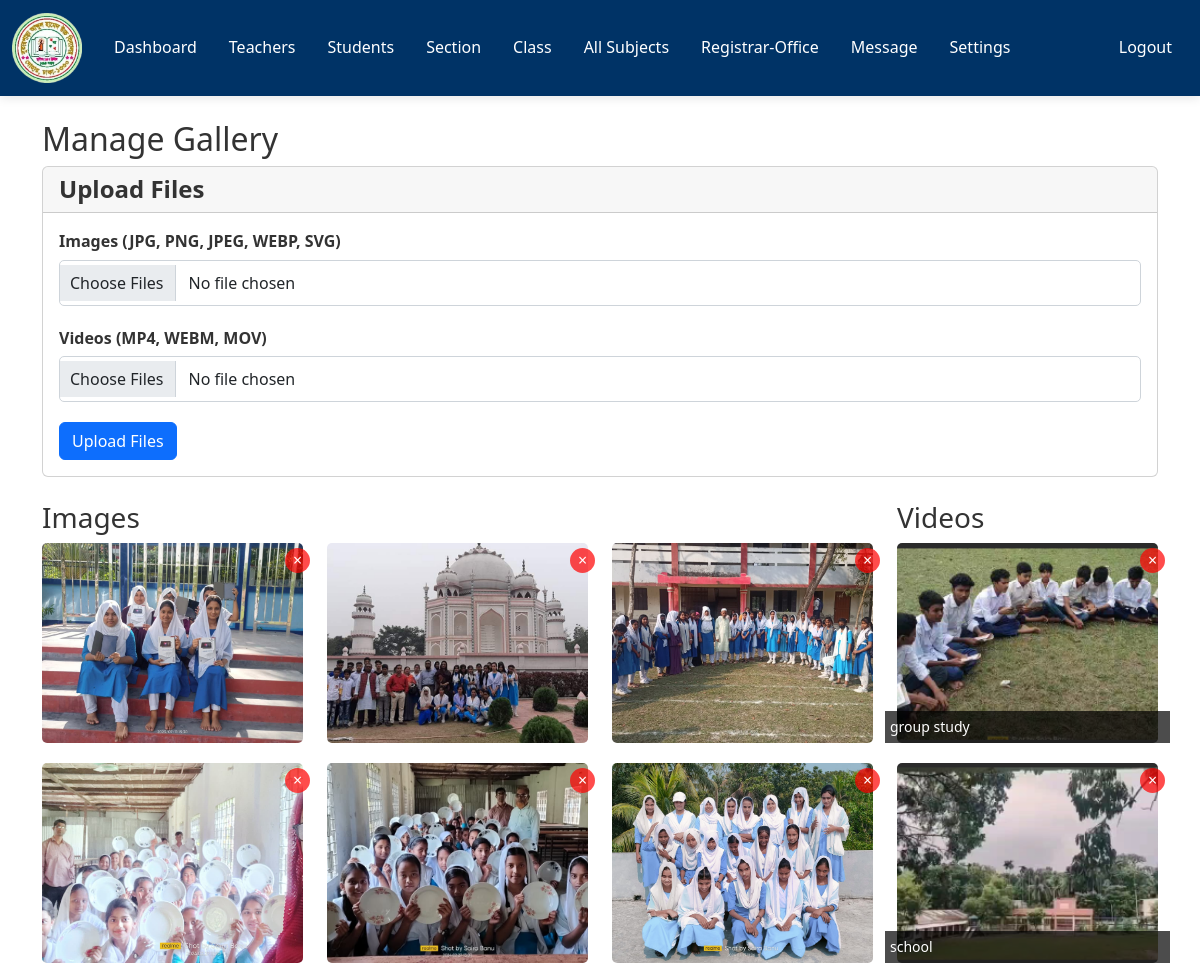
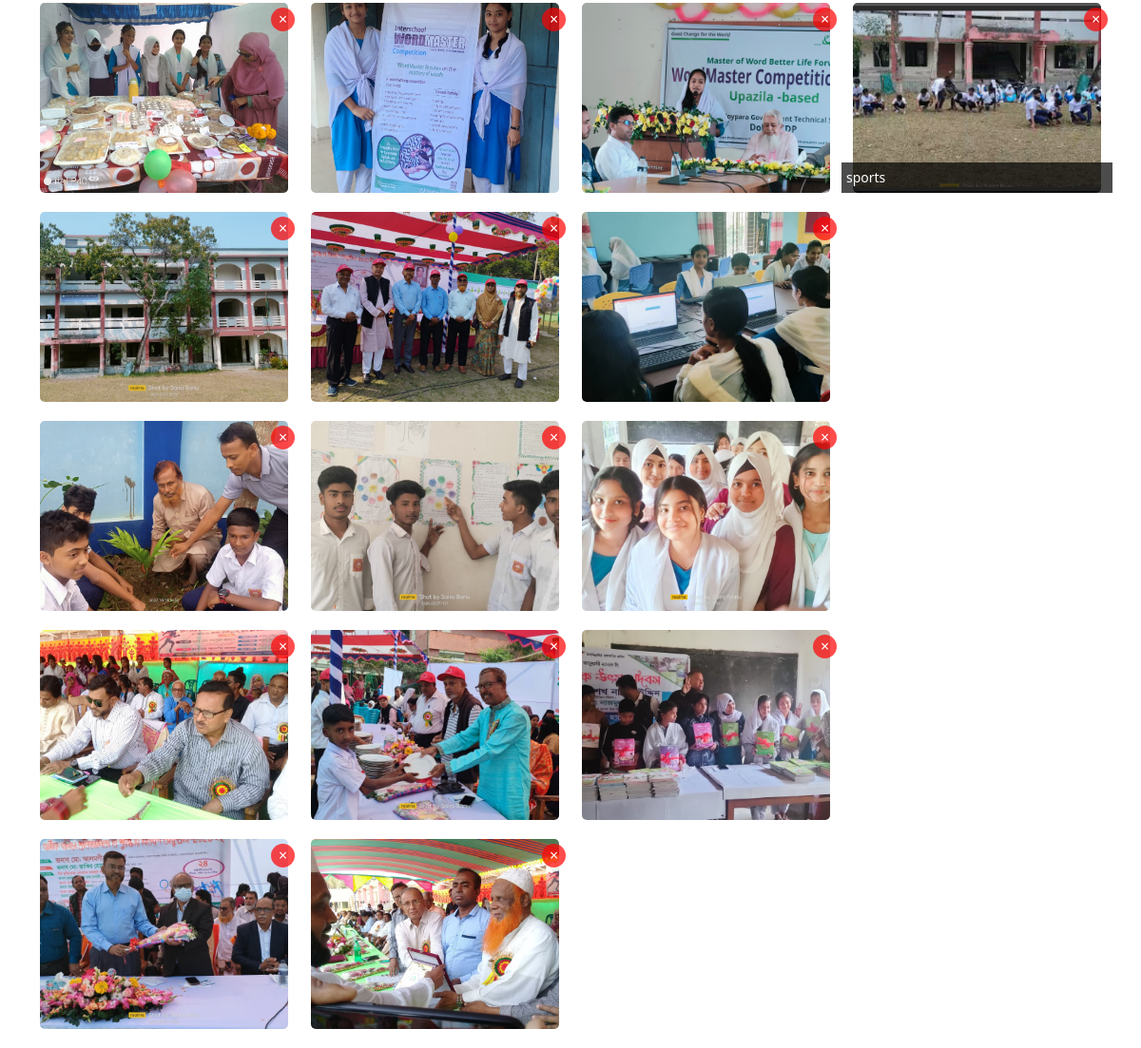
The page /admin/gallery-manage.php (signed in) on the database its author committed (2 pictures, top to bottom).
### tables this page shows
CREATE TABLE `gallery_images` (
  `id` int(11) NOT NULL,
  `file_name` varchar(255) NOT NULL,
  `file_path` varchar(255) NOT NULL,
  `thumbnail_path` varchar(255) DEFAULT NULL,
  `caption` varchar(255) DEFAULT NULL,
  `upload_date` timestamp NOT NULL DEFAULT current_timestamp(),
  `file_type` enum('image','video') NOT NULL
);

### admin/data/gallery.php (called while the page is built, shortened)
<?php
function getAllGalleryItems($type, $conn) {
    $sql = "SELECT * FROM gallery_images WHERE file_type = ? ORDER BY upload_date DESC";
    $stmt = $conn->prepare($sql);
    $stmt->execute([$type]);
    return $stmt->fetchAll();
}

### admin/gallery-manage.php (the view, shortened to what this page needs)
<?php
include "../DB_connection.php";
include "data/gallery.php";
$images = getAllGalleryItems('image', $conn);
$videos = getAllGalleryItems('video', $conn);
?>
<!DOCTYPE html>
<html lang="en">
<head>
    <link href="https://cdn.jsdelivr.net/npm/bootstrap@5.2.0/dist/css/bootstrap.min.css" rel="stylesheet">
    <link rel="stylesheet" href="../css/style.css">
</head>
<body>
<?php include "inc/navbar.php"; ?>
<div class="container mt-4">
    <h2>Manage Gallery</h2>
    <div class="card mb-4">
        <div class="card-header">
            <h4>Upload Files</h4>
        </div>
        <div class="card-body">
            <form method="post" enctype="multipart/form-data" id="upload-form">
                <div class="mb-3">
                    <label class="form-label">Images (JPG, PNG, JPEG, WEBP, SVG)</label>
                    <input type="file" name="images[]" class="form-control" multiple accept="image/*" id="image-files">
                </div>
                <div class="mb-3">
                    <label class="form-label">Videos (MP4, WEBM, MOV)</label>
                    <input type="file" name="videos[]" class="form-control" multiple accept="video/*" id="video-files">
                </div>
                <button type="submit" name="upload_files" class="btn btn-primary">Upload Files</button>
            </form>
        </div>
    </div>
    <div class="row">
        <div class="col-md-9">
            <h3>Images</h3>
            <div class="row">
                <?php foreach ($images as $image): ?>
                    <div class="col-md-4 gallery-item">
                        <img src="../<?= $image['file_path'] ?>" alt="<?= $image['caption'] ?>">
                        <form method="post" class="delete-form">
                            <button type="submit" name="delete_file" class="delete-btn"
                                    onclick="return confirm('Are you sure you want to delete this image?')">×</button>
                        </form>
                    </div>
                <?php endforeach; ?>
            </div>
        </div>
        <div class="col-md-3">
            <h3>Videos</h3>
            <div class="row">
                <?php foreach ($videos as $video): ?>
                    <div class="col-md-12 gallery-item">
                        <img src="../<?= $video['thumbnail_path'] ?>" alt="<?= $video['caption'] ?>">
                        <?php if ($video['caption']): ?>
                            <div class="gallery-caption"><?= $video['caption'] ?></div>
                        <?php endif; ?>
                        <form method="post" class="delete-form">
                            <button type="submit" name="delete_file" class="delete-btn"
                                    onclick="return confirm('Are you sure you want to delete this video?')">×</button>
                        </form>
                    </div>
                <?php endforeach; ?>
            </div>
        </div>
    </div>
</div>
</body>
</html>

### css/style.css (style rules this page uses)
:root { --primary-color: #003366; --secondary-color: #ff6600; --light-color: #f8f9fa; --dark-color: #343a40; --transition-speed: 0.4s; }
body { font-family: 'Poppins', 'Segoe UI', Tahoma, Geneva, Verdana, sans-serif; line-height: 1.6; color: #333; overflow-x: hidden; }
html { scroll-behavior: smooth; }
.form-control { border-radius: 8px; padding: 0.75rem 1rem; border: 1px solid rgba(0, 0, 0, 0.1); transition: all var(--transition-speed) ease; }
.card-header h4 { margin: 0; font-weight: 600; }
.form-label { font-weight: 600; margin-bottom: 5px; }
.form-control { margin-bottom: 20px; border: 1px solid #ced4da; border-radius: 5px; padding: 10px; }

### admin/gallery-manage.php (style rules this page uses)
.gallery-item { position: relative; margin-bottom: 20px; }
.gallery-item img, .gallery-item video { width: 100%; height: 200px; object-fit: cover; border-radius: 5px; }
.gallery-caption { position: absolute; bottom: 0; left: 0; right: 0; background: rgba(0,0,0,0.7); color: white; padding: 5px; font-size: 14px; }
.delete-btn { position: absolute; top: 5px; right: 5px; background: rgba(255,0,0,0.7); color: white; border: none; border-radius: 50%; width: 25px; height: 25px; display: flex; align-items: center; justify-content: center; }

### rows shown on the page
gallery_images: file_path (picture)
gallery_images: file_path (picture)
gallery_images: file_path (picture)
gallery_images: file_path (picture)
gallery_images: file_path (picture)
gallery_images: file_path (picture)
gallery_images: file_path (picture)
gallery_images: file_path (picture)
gallery_images: file_path (picture)
gallery_images: file_path (picture)
gallery_images: file_path (picture)
gallery_images: file_path (picture)
gallery_images: file_path (picture)
gallery_images: file_path (picture)
gallery_images: file_path (picture)
gallery_images: file_path (picture)
gallery_images: file_path (picture)
gallery_images: file_path (picture)
gallery_images: file_path (picture)
gallery_images: file_path (picture)
gallery_images: thumbnail_path (picture), caption "group study"
gallery_images: thumbnail_path (picture), caption "school"
gallery_images: thumbnail_path (picture), caption "sports"
